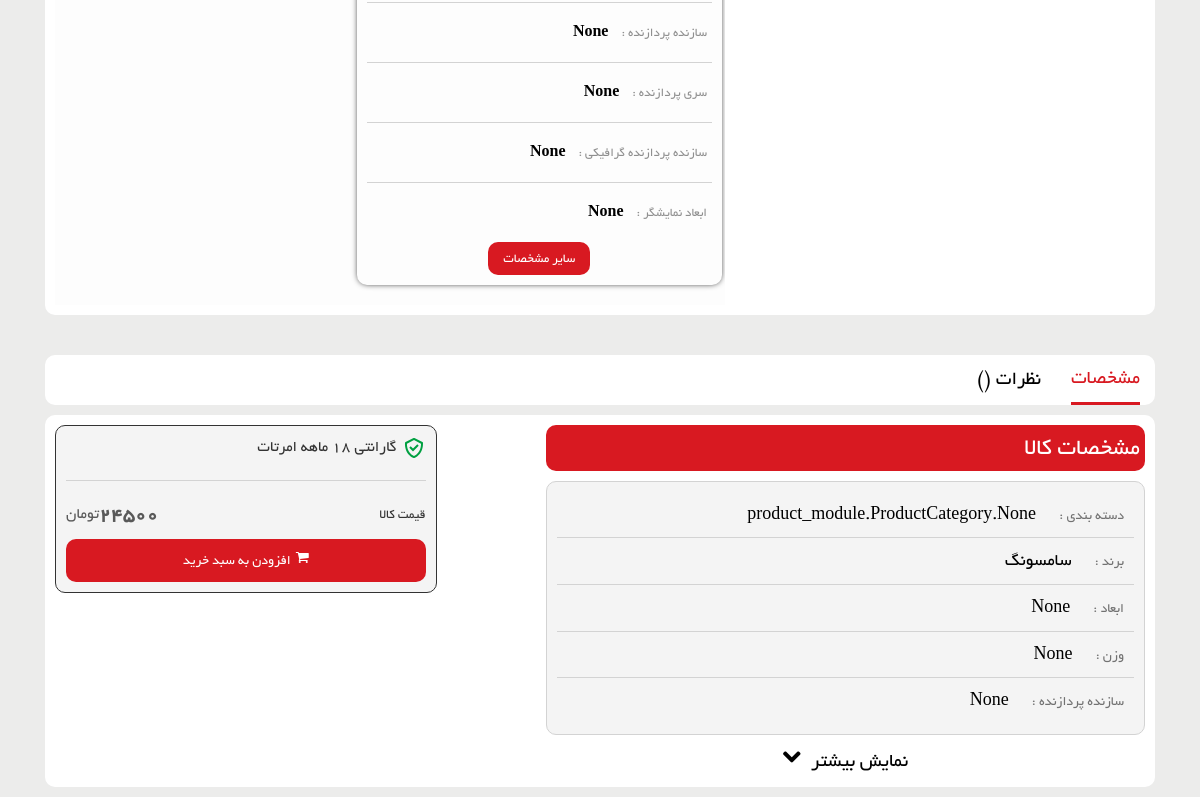
Page /products/test-laptop (lower part) on the earlier database version.
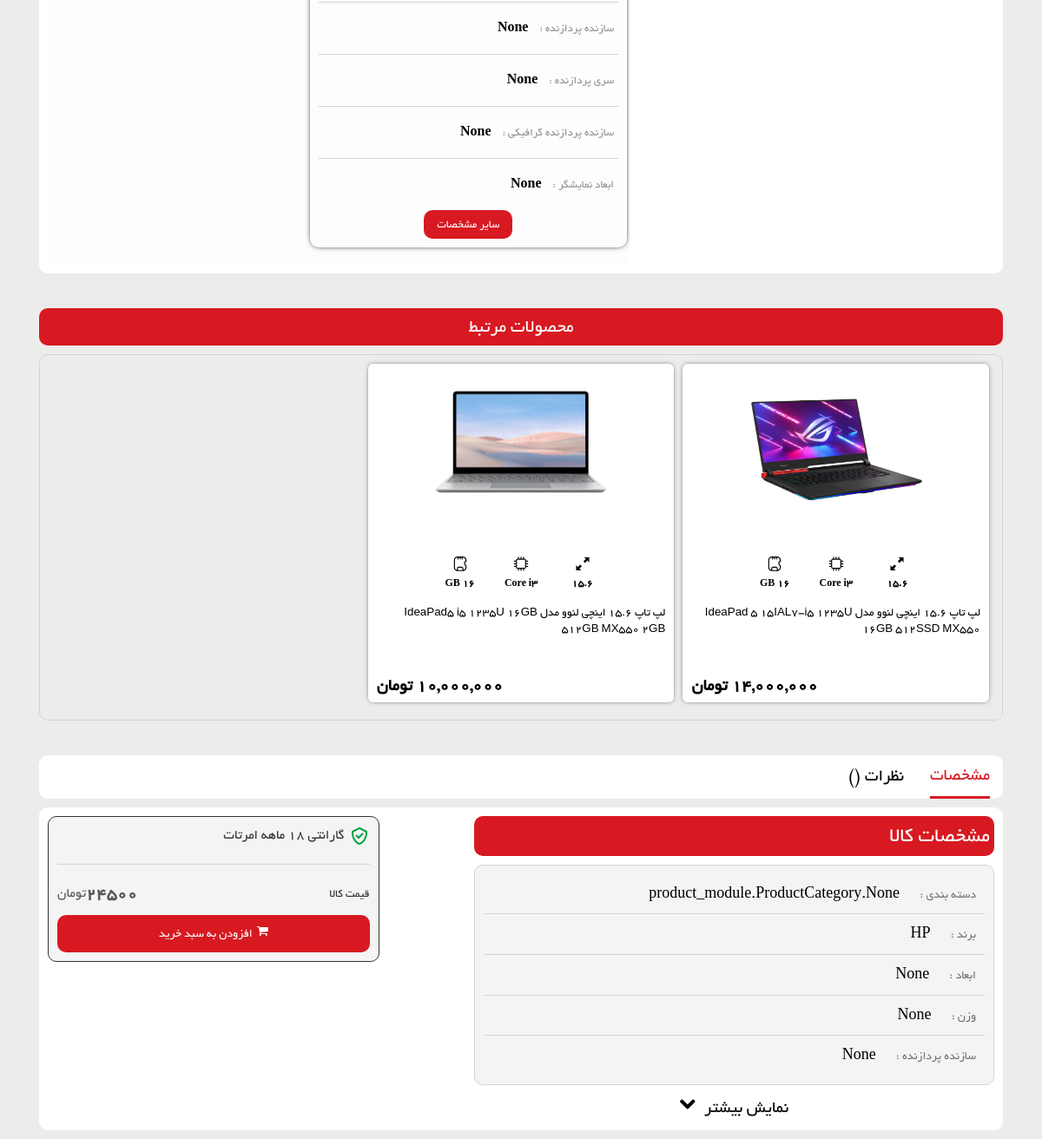
Same page on the later database version.
### product_module/models.py (models this page shows, shortened)
class Product(models.Model):
    title = models.CharField(max_length=300, verbose_name='نام محصول')
    category = models.ManyToManyField(ProductCategory, related_name='product_categories', verbose_name='دسته بندی ها')
    image = models.ImageField(upload_to='images/products', null=True, blank=True, verbose_name='تصویر محصول')
    brand = models.ForeignKey(ProductBrand, on_delete=models.CASCADE, verbose_name='برند', null=True, blank=True)
    price = models.IntegerField(verbose_name='قیمت')
    customization = models.BooleanField(verbose_name='قابل کاستوم شدن', default=False)
    short_description = models.CharField(max_length=360, db_index=True, null=True, verbose_name='توضیحات کوتاه')
    description = models.TextField(verbose_name='توضیحات اصلی', db_index=True)
    dimensions = models.CharField(max_length=255, verbose_name='ابعاد', null=True, blank=True)
    weight = models.FloatField(verbose_name='وزن (Kg)', null=True, blank=True)
    cpu_processor = models.CharField(max_length=255, verbose_name='سازنده پردازنده', null=True, blank=True)
    cpu = models.CharField(max_length=255, verbose_name='سری پردازنده', null=True, blank=True)
    cpu_model = models.CharField(max_length=255, verbose_name='مدل پردازنده', null=True, blank=True)
    cpu_frequency = models.FloatField(verbose_name='فرکانس کاری پردازنده (GHz)', null=True, blank=True)
    cpu_cache = models.CharField(max_length=255, verbose_name='حافظه‌ی کش (MB)', null=True, blank=True)
    cpu_core = models.CharField(max_length=255, verbose_name='تعداد هسته', null=True, blank=True)
    cpu_info = models.TextField(verbose_name='اطلاعات تکمیلی پردازنده', null=True, blank=True)
    screen_size = models.CharField(max_length=255, verbose_name='ابعاد صفحه‌نمایش', null=True, blank=True)
    resolution = models.CharField(max_length=255, verbose_name='وضوح تصویر', null=True, blank=True)
    panel_type = models.CharField(max_length=255, verbose_name='نوع پنل', null=True, blank=True)
    refresh_rate = models.CharField(max_length=255, verbose_name='نرخ نوسازی تصویر', null=True, blank=True)
    screen_cover = models.CharField(max_length=255, verbose_name='پوشش صفحه نمایش', null=True, blank=True)
    touch_screen = models.BooleanField(verbose_name='صفحه‌نمایش لمسی', default=False)
    additional_display_features = models.TextField(verbose_name='سایر ویژگی‌های نمایشگر', null=True, blank=True)
    ram_type = models.CharField(max_length=255, verbose_name='نوع حافظه‌ی رم', null=True, blank=True)
    ram_bus = models.CharField(max_length=255, verbose_name='باس رم (MHz)', null=True, blank=True)
    ram_upgradable = models.BooleanField(verbose_name='قابلیت ارتقای رم', default=False)
    internal_memory = models.CharField(max_length=255, verbose_name='ظرفیت حافظه داخلی', null=True, blank=True)
    internal_memory_upgradable = models.BooleanField(verbose_name='قابلیت ارتقا حافظه داخلی', default=False)
    gpu_manufacturer = models.CharField(max_length=255, verbose_name='سازنده پردازنده‌ گرافیکی', null=True, blank=True)
    gpu_model = models.CharField(max_length=255, verbose_name='مدل پردازنده‌ گرافیکی', null=True, blank=True)
    gpu_type = models.CharField(max_length=255, verbose_name='نوع پردازنده‌ گرافیکی', null=True, blank=True)
    gpu_memory = models.CharField(max_length=255, verbose_name='حافظه پردازنده‌ گرافیکی', null=True, blank=True)
    gpu_ram_type = models.CharField(max_length=255, verbose_name='نوع رم پردازنده‌ گرافیکی', null=True, blank=True)
    wifi_network = models.BooleanField(verbose_name='شبکه Wi-Fi', default=False)
    wireless_communication_info = models.TextField(verbose_name='توضیحات شبکه Wi-Fi', null=True, blank=True)
    bluetooth = models.BooleanField(verbose_name='بلوتوث', default=False)
    bluetooth_info = models.CharField(max_length=255, verbose_name='توضیحات بلوتوث', null=True, blank=True)
    lan = models.BooleanField(verbose_name='درگاه LAN', default=False)
    usb_3_ports_count = models.PositiveIntegerField(verbose_name='تعداد درگاه USB 3.0 Type A و بالاتر', null=True, blank=True)
    usb_2_ports_count = models.PositiveIntegerField(verbose_name='تعداد درگاه USB 2.0 Type A', null=True, blank=True)
    usb_c_ports_count = models.PositiveIntegerField(verbose_name='تعداد درگاه USB Type C', null=True, blank=True)
    vga_port = models.BooleanField(verbose_name='VGA', default=False)
    hdmi_port = models.BooleanField(verbose_name='HDMI', default=False)
    card_reader = models.BooleanField(verbose_name='درگاه کارت‌خوان', default=False)
    thunderbolt_support = models.BooleanField(verbose_name='پشتیبانی از تاندربولت', default=False)
    headphone_microphone_jack = models.BooleanField(verbose_name='جک هدفون/میکروفن', default=False)
    battery = models.CharField(max_length=255, verbose_name='حجم باتری', null=True, blank=True)
    battery_charge = models.CharField(max_length=255, verbose_name='شارژدهی باتری', null=True, blank=True)
    charger_power = models.CharField(max_length=255, verbose_name='توان شارژر', null=True, blank=True)
    speakers_info = models.CharField(max_length=255, verbose_name='اسپیکر', null=True, blank=True)
    webcam = models.BooleanField(verbose_name='وبکم', default=False)
    webcam_description = models.TextField(verbose_name='توضیحات وبکم', null=True, blank=True)
    optical_drive = models.BooleanField(verbose_name='درایو نوری', default=False)
    backlit_keyboard = models.BooleanField(verbose_name='کیبورد با نور پس‌زمینه', default=False)
    fingerprint_sensor = models.BooleanField(verbose_name='حسگر اثر انگشت', default=False)
    alternative_name = models.CharField(max_length=255, verbose_name='نام دیگر', null=True, blank=True)
    slug = models.SlugField(default="", null=False, db_index=True, blank=True, max_length=200, unique=True, verbose_name='عنوان در url')
    is_active = models.BooleanField(default=False, verbose_name='فعال / غیرفعال')
    is_delete = models.BooleanField(verbose_name='حذف شده / نشده')
    def get_absolute_url(self):
        return reverse('product-detail', args=[self.slug])
    class Meta:
        verbose_name = 'محصول'
        verbose_name_plural = 'محصولات'

class ProductBrand(models.Model):
    title = models.CharField(max_length=300, verbose_name='نام برند', db_index=True)
    image = models.ImageField(upload_to='images/products', null=True, blank=True, verbose_name='تصویر برند')
    url_title = models.CharField(max_length=300, verbose_name='نام در url', db_index=True)
    is_active = models.BooleanField(verbose_name='فعال / غیرفعال')
    class Meta:
        verbose_name = 'برند'
        verbose_name_plural = 'برند ها'
    def __str__(self):
        return self.title

### product_module/views.py (the view, shortened to what this page needs)
# urls.py: path('<slug:slug>', views.ProductDetailView.as_view(), name='product-detail'),
class ProductDetailView(DetailView):
    template_name = 'product_module/product_detail.html'
    model = Product
    def get_context_data(self, **kwargs):
        context = super().get_context_data(**kwargs)
        loaded_product = self.object
        request = self.request
        favorite_product_id = request.session.get("product_favorites")
        context['form'] = LaptopSelectionForm(product_id=self.object.id)
        context['is_favorite'] = favorite_product_id == str(loaded_product.id)
        context['banners'] = SiteBanner.objects.filter(is_active=True, position__iexact=SiteBanner.SiteBannerPositions.product_detail)
        galleries = list(ProductGallery.objects.filter(product_id=loaded_product.id).all())
        galleries.insert(0, loaded_product)
        context['product_galleries'] = ProductGallery.objects.all()
        context['related_products'] = group_list(list(Product.objects.filter(brand_id=loaded_product.brand_id).exclude(pk=loaded_product.id).all()[:12]), 3)
        user_ip = get_client_ip(self.request)
        user_id = None
        if self.request.user.is_authenticated:
            user_id = self.request.user.id
        has_been_visited = ProductVisit.objects.filter(ip__iexact=user_ip, product_id=loaded_product.id).exists()
        if not has_been_visited:
            new_visit = ProductVisit(ip=user_ip, user_id=user_id, product_id=loaded_product.id)
            new_visit.save()
        return context

### home_module/views.py (called while the page is built)
def header_context(request):
    if request.user.is_authenticated:
        current_order, created = Order.objects.prefetch_related('orderdetail_set').get_or_create(is_paid=False, user_id=request.user.id)
    else:
        current_order = 0
    return {'total_items': current_order}

### polls/templatetags/poll_extras.py (called while the page is built)
@register.filter(name='three_digits_currency')
def three_digits_currency(value: int):
    return '{:,}'.format(value) + ' تومان'

### product_module/models.py (called while the page is built)
    def __str__(self):
        return f'رنگ: {self.name} - افزایش قیمت: {self.price_increase}'

    def __str__(self):
        return f'رم: {self.size} - افزایش قیمت: {self.price_increase}'

    def __str__(self):
        return f'حافظه: {self.size} - افزایش قیمت: {self.price_increase}'

    def __str__(self):
        return f'گارانتی: {self.duration} - افزایش قیمت: {self.price_increase}'

### product_module/views.py (called while the page is built)
def header_brand_component(request: HttpRequest):
    product_brands = ProductBrand.objects.filter(is_active=True)
    return {'brands': product_brands}

### utils/convertors.py (called while the page is built)
def group_list(custom_list, size=4):
    grouped_list = []
    for i in range(0, len(custom_list), size):
        grouped_list.append(custom_list[i:i + size])
    return grouped_list

### product_module/templates/product_module/product_detail.html (shortened to what the changed rows need)
{% extends 'shared/_layout.html' %}
{% load render_partial %}
{% load poll_extras %}
{% load thumbnail %}
{% block header_references %}
    <link href="/static/lib/image-lightbox/css/lightbox.min.css" rel="stylesheet">
    <link href="/static/css/product_detail_responsive.css" rel="stylesheet">
{% endblock %}
{% block content %}
    <section>
        <div class="pd-container">
            <div class="row">
                <div class="tabs-container">
                    <div class="product-details">
                        <div class="detail-section">
                            <div class="product-information">
                                <div class="price-custom-sec">
                                    <div class="pd-custom">
                                        <div class="main-detail">
                                            <ul>
                                                <li>سازنده پردازنده : <span>{{ product.cpu_processor }}</span></li>
                                                <li>سری پردازنده : <span>{{ product.cpu }}</span></li>
                                                <li>سازنده پردازنده گرافیکی : <span>{{ product.gpu_manufacturer }}</span></li>
                                                <li>ابعاد نمایشگر : <span>{{ product.screen_size }}</span></li>
                                            </ul>
                                        </div>
									</div>
                                </div>
                            </div>
                        </div>
                    </div>
                    {% if related_products %}
                        <div class="recommended_items">
                            <h2 class="title text-center">محصولات مرتبط</h2>
                            <div id="recommended-item-carousel" class="carousel slide" data-ride="carousel">
                                <div class="rcmnd-product carousel-inner">
                                    {% for group in related_products %}
                                        <div class="item {% if forloop.first %}active{% endif %}">
                                            {% for product in group %}
                                                {% include 'includes/product_item_partial.html' with product=product col_size=4 %}
                                            {% endfor %}
                                        </div>
                                    {% endfor %}
                                </div>
                            </div>
                        </div>
                    {% endif %}
                    <div class="category-tab shop-details-tab" id="category_tab">
                        <div class="tab-content">
                            <div class="content-sec">
                                <div class="tab-pane fade active in" id="details">
                                    <ul id="detail_list">
                                        <li>دسته بندی : <span>{{ product.category }}</span></li>
                                        <li>برند : <span>{{ product.brand }}</span></li>
                                        <li>ابعاد : <span>{{ product.dimensions }}</span></li>
                                        <li>وزن : <span>{{ product.weight }}</span></li>
                                        <li id="item_5">سازنده پردازنده : <span>{{ product.cpu_processor }}</span></li>
                                    </ul>
                                </div>
                            </div>
                            <div class="pd-price" id="pfd-price">
                                <div class="price">قیمت کالا <span>{{ product.price }}</span><span>تومان</span></div>
                            </div>
                        </div>
                    </div>
                </div>
            </div>
        </div>
    </section>
{% endblock %}

### product_module/templates/includes/product_item_partial.html (shortened to what this page needs)
{% load thumbnail %}
{% load poll_extras %}
<a class="shop-product-link" href="{{ product.get_absolute_url }}">
    <div class="shop-product">
        <div class="product-image-wrapper">
            <div class="single-products">
                <div class="productinfo text-center">
                    {% if product.image %}
                        {% thumbnail product.image "268x250" quality=90 crop='center' as im %}
                            <img src="{{ im.url }}">
                        {% endthumbnail %}
                    {% else %}
                        <img src="/static/images/shop/product.jpg" alt="">
                    {% endif %}
                    <div class="laptop-colors">
                    </div>
                    <div class="laptop-detail">
                        <div>
                            <svg xmlns:xlink="http://www.w3.org/1999/xlink" xmlns="http://www.w3.org/2000/svg" fill="#000000" width="128" height="128" viewBox="0 0 20 20">
                                <path d="M6.987 10.987l-2.931 3.031L2 11.589V18h6.387l-2.43-2.081 3.03-2.932-2-2zM11.613 2l2.43 2.081-3.03 2.932 2 2 2.931-3.031L18 8.411V2h-6.387z"/>
                            </svg>
                            <span>15.6</span>
                        </div>
                        <div>
                            <span>Core i3</span>
                        </div>
                        <div>
                            <span>16 GB</span>
                        </div>
                    </div>
                    <p>{{ product.title }}</p>
                    <h2>{{ product.price|three_digits_currency }}</h2>
                </div>
            </div>
        </div>
    </div>
</a>

Differences in the rows shown:
changed Product "product_module.ProductCategory.None": brand "سامسونگ" → "HP"
now on this page (row edited): Product: shows a picture, title "لپ تاپ 15.6 اینچی لنوو مدل IdeaPad 5 15IAL7-i5 1235U 16GB 512SSD MX550", price|three_digits_currency "14,000,000 تومان"
added Product: shows a picture, title "لپ تاپ 15.6 اینچی لنوو مدل IdeaPad5 i5 1235U 16GB 512GB MX550 2GB", price|three_digits_currency "10,000,000 تومان"
Other differences:
text now shown: "محصولات مرتبط"
